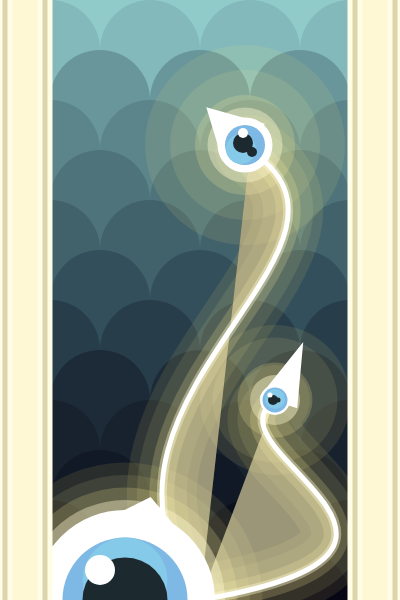
Frame 1 (no input)
Frame 60 (no input): identical to frame 1, image omitted
Frame 120 (the mouse pressed at the canvas centre since frame 60): identical to frame 1, image omitted

The p5.js sketch that drew this single still picture (run headless with seeded random() and noise() and a simulated clock; from frame 60 on, the mouse is pressed at the canvas centre):

// p5.js sketch
// ── sketch.js
function setup() {
  createCanvas(400, 600);
}

function draw() {
  background(100);
  back();
  creature();
  borders();
}
function borders() {
  stroke(255,253,230)
  fill(220, 212, 170);
  rect(0, -10, 50, 650);
  rect(350, -10, 50, 650);
  fill(255, 248, 212);
  rect(10, -10, 30, 650);
  rect(360, -10, 30, 650);
}
function creature() {
  stroke(255,232,111,25)
  strokeWeight(70)
  bezier(250,150,400,250,50,400,200,600)
  bezier(200,600,500,550,200,450,275,400)
  fill(255,232,111,25)
  noStroke()
  circle(245,145,200)
  circle(275,400,150)
  circle(125,600,275)

  
  
  stroke(255,239,152,25)
  strokeWeight(50)
  bezier(250,150,400,250,50,400,200,600)
  bezier(200,600,500,550,200,450,275,400)
  fill(255,239,152,25)
  noStroke()
  circle(245,145,150)
  circle(275,400,125)
  circle(125,600,250)
  
  
  stroke(255,239,152,50)
  strokeWeight(25)
  bezier(250,150,400,250,50,400,200,600)
  bezier(200,600,500,550,200,450,275,400)
  fill(255,239,152,50)
  noStroke()
  circle(245,145,100)
  circle(275,400,75)
  circle(125,600,225)
  
  
  
  stroke(255,250,208,100)
  strokeWeight(10)
  bezier(250,150,400,250,50,400,200,600)
  bezier(200,600,500,550,200,450,275,400)
  fill(255,250,208,100)
  noStroke()
  circle(245,145,75)
  circle(275,400,50)
  circle(125,600,200)
  
  
  stroke(255)
  strokeWeight(5)
  bezier(250,150,400,250,50,400,200,600)
  bezier(200,600,500,550,200,450,275,400)
  
  //head
  fill(255)
  circle(245,145,50)
  circle(275,400,25)
  circle(125,600,175)
  
  //beak
  triangle(224,157,260,125,210,111)
  triangle(264,395,300,350,295,405)
  triangle(50,550,150,500,200,560)
  //eye
  noStroke()
  fill(126,184,228)
  circle(245,145,40)
  circle(275,400,25)
  circle(125,600,125)
  
  fill(133,202,232)
  circle(241,149,30)
  circle(275,399,20)
  circle(125,580,85)
  
  fill(28,42,48)
  circle(243,143,20)
  circle(273,400,10)
  circle(125,600,85)
  
  fill(28,42,48)
  circle(252,152,10)
  circle(278,400,5)
  
  fill(255)
  circle(243,133,10)
  circle(270,395,5)
  circle(100,570,30)
  
}
  
function back() {
  noStroke();
  //90CBCA
  fill(144, 203, 202);
  rect(0, 0, 800, 50);

  //83B9BA
  fill(131, 185, 186);
  circle(50, 50, 100);
  circle(150, 50, 100);
  circle(250, 50, 100);
  circle(350, 50, 100);

  //68969A
  fill(104, 150, 154);
  circle(0, 100, 100);
  circle(100, 100, 100);
  circle(200, 100, 100);
  circle(300, 100, 100);
  circle(400, 100, 100);

  //5B858B
  fill(91, 133, 139);
  circle(50, 150, 100);
  circle(150, 150, 100);
  circle(250, 150, 100);
  circle(350, 150, 100);

  //4E737B
  fill(78, 115, 123);
  circle(0, 200, 100);
  circle(100, 200, 100);
  circle(200, 200, 100);
  circle(300, 200, 100);
  circle(400, 200, 100);

  //41616B
  fill(65, 97, 107);
  circle(50, 250, 100);
  circle(150, 250, 100);
  circle(250, 250, 100);
  circle(350, 250, 100);

  //334F5B
  fill(51, 79, 91);
  circle(0, 300, 100);
  circle(100, 300, 100);
  circle(200, 300, 100);
  circle(300, 300, 100);
  circle(400, 300, 100);

  //283D4A
  fill(40, 61, 74);
  circle(50, 350, 100);
  circle(150, 350, 100);
  circle(250, 350, 100);
  circle(350, 350, 100);

  //1D2B38
  fill(29, 43, 56);
  circle(0, 400, 100);
  circle(100, 400, 100);
  circle(200, 400, 100);
  circle(300, 400, 100);
  circle(400, 400, 100);

  //18222F
  fill(24, 34, 47);
  circle(50, 450, 100);
  circle(150, 450, 100);
  circle(250, 450, 100);
  circle(350, 450, 100);

  //121926
  fill(18, 25, 38);
  circle(0, 500, 100);
  circle(100, 500, 100);
  circle(200, 500, 100);
  circle(300, 500, 100);
  circle(400, 500, 100);

  //0C101D
  fill(12, 16, 29);
  circle(50, 550, 100);
  circle(150, 550, 100);
  circle(250, 550, 100);
  circle(350, 550, 100);

  //060614
  fill(6, 6, 20);
  circle(0, 600, 100);
  circle(100, 600, 100);
  circle(200, 600, 100);
  circle(300, 600, 100);
  circle(400, 600, 100);
}
